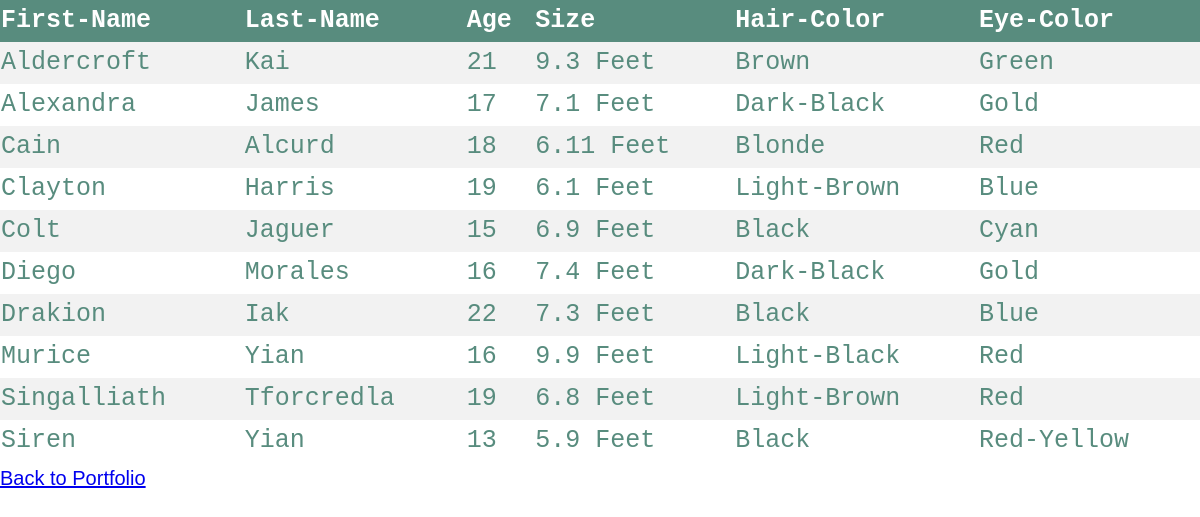
Screenshot of /sources/SQL-PHP-integrate/index.php with the database file from the repository.
### tables this page shows
CREATE TABLE `demodb` (
  `First-Name` varchar(45) NOT NULL,
  `Last-Name` varchar(45) NOT NULL,
  `Age` varchar(45) NOT NULL,
  `Size` varchar(45) NOT NULL,
  `Hair-Color` varchar(45) NOT NULL,
  `Eye-Color` varchar(45) NOT NULL,
  PRIMARY KEY (`First-Name`)
);

### sources/SQL-PHP-integrate/index.php (the view, shortened to what this page needs)
<!DOCTYPE html>
<html lang="en">
<head>
    <link rel="stylesheet" href="../../css\style.css">
</head>
<body>
    <table>
    <tr>
    <th>First-Name</th>
    <th>Last-Name</th>
    <th>Age</th>
    <th>Size</th>
    <th>Hair-Color</th>
    <th>Eye-Color</th>
    </tr>
    <?php
    $conn = mysqli_connect("localhost", "root", "", "demodev");
    $sql = "SELECT * FROM demodb";
    $result = $conn->query($sql);
    if ($result !== false && $result->num_rows > 0) {
    while($row = $result->fetch_assoc()) {
        echo
        "<tr><td>". $row["First-Name"] ."</td><td>".
         $row["Last-Name"] ."</td><td>".
         $row["Age"] ."</td><td>".
         $row["Size"] ."</td><td>".
         $row["Hair-Color"] ."</td><td>".
         $row["Eye-Color"] ."</tr></td>";
    }
    echo "</table>";
    } else { echo "0 results"; }
    ?>
    <a href="../../index.html">Back to Portfolio</a>
</body>
</html>

### css/style.css (style rules this page uses)
*, *::before, *::after { box-sizing: border-box; }
:root { --ff-primary:'Trebuchet MS', 'Lucida Grande', 'Lucida Sans', Arial, sans-serif; ; --ff-secondary: 'Lucida Sans Unicode','Arial Narrow Bold', sans-serif ; --fw-reg:300; --fw-bold:900; --f-color:#555; --clr-light:#fff; --clr-dark:#303030; --clr-accent:#c4b215; --fs-h1: 3rem; --fs-h2: 2.25rem; --fs-h3: 1rem; --fs-body:1rem; --bs: 0.25em 0.25em 0.75em rgba(0,0,0,.25),0.125em 0.125em 0.25em rgba(0,0,0,.15); }
@media (min-width:800px) { :root { --fs-h1: 4.5rem; --fs-h2: 3.75rem; --fs-h3: 1.5rem; --fs-body:1.25rem; } }
html { scroll-behavior: smooth; }
body { background: var(--clr-light); color: var(--clr-dark); margin: 0; font-family:var(--ff-primary); font-size: var(--fs-body); line-height: 1.6; }

### sources/SQL-PHP-integrate/index.php (style rules this page uses)
table { border-collapse: collapse; width: 100%; color: #588c7e; font-family: monospace; font-size: 25px; text-align: left; }
th { background-color: #588c7e; color: white; }
tr:nth-child(even) { background-color: #f2f2f2 }

### rows the page displays
demodb: value "Aldercroft", value "Kai", Age "21", Size "9.3 Feet", value "Brown", value "Green"
demodb: value "Alexandra", value "James", Age "17", Size "7.1 Feet", value "Dark-Black", value "Gold"
demodb: value "Cain", value "Alcurd", Age "18", Size "6.11 Feet", value "Blonde", value "Red"
demodb: value "Clayton", value "Harris", Age "19", Size "6.1 Feet", value "Light-Brown", value "Blue"
demodb: value "Colt", value "Jaguer", Age "15", Size "6.9 Feet", value "Black", value "Cyan"
demodb: value "Diego", value "Morales", Age "16", Size "7.4 Feet", value "Dark-Black", value "Gold"
demodb: value "Drakion", value "Iak", Age "22", Size "7.3 Feet", value "Black", value "Blue"
demodb: value "Murice", value "Yian", Age "16", Size "9.9 Feet", value "Light-Black", value "Red"
demodb: value "Singalliath", value "Tforcredla", Age "19", Size "6.8 Feet", value "Light-Brown", value "Red"
demodb: value "Siren", value "Yian", Age "13", Size "5.9 Feet", value "Black", value "Red-Yellow"
